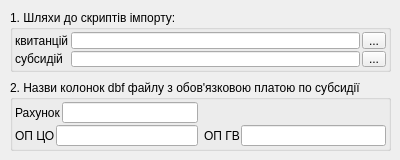
       <widget class="QWidget" name="tab_importData">
        <attribute name="title">
         <string>Імпорт даних</string>
        </attribute>
        <widget class="QGroupBox" name="groupBox_importScriptsPaths">
         <property name="geometry">
          <rect>
           <x>10</x>
           <y>10</y>
           <width>381</width>
           <height>62</height>
          </rect>
         </property>
         <property name="title">
          <string>1. Шляхи до скриптів імпорту:</string>
         </property>
         <layout class="QVBoxLayout">
          <property name="spacing">
           <number>2</number>
          </property>
          <property name="leftMargin">
           <number>2</number>
          </property>
          <property name="topMargin">
           <number>2</number>
          </property>
          <property name="rightMargin">
           <number>2</number>
          </property>
          <property name="bottomMargin">
           <number>2</number>
          </property>
          <item>
           <layout class="QGridLayout">
            <property name="spacing">
             <number>2</number>
            </property>
            <item row="0" column="0">
             <widget class="QLabel" name="label_importKvyt">
              <property name="text">
               <string>квитанцій</string>
              </property>
             </widget>
            </item>
            <item row="0" column="1">
             <widget class="QLineEdit" name="lineEdit_importKvyt"/>
            </item>
            <item row="0" column="2">
             <widget class="QToolButton" name="toolButton_findKvytScript">
              <property name="text">
               <string>...</string>
              </property>
             </widget>
            </item>
            <item row="1" column="0">
             <widget class="QLabel" name="label_importSubs">
              <property name="text">
               <string>субсидій</string>
              </property>
             </widget>
            </item>
            <item row="1" column="1">
             <widget class="QLineEdit" name="lineEdit_importSubs"/>
            </item>
            <item row="1" column="2">
             <widget class="QToolButton" name="toolButton_findSubsScript">
              <property name="text">
               <string>...</string>
              </property>
             </widget>
            </item>
           </layout>
          </item>
         </layout>
        </widget>
        <widget class="QGroupBox" name="groupBox_opColumnNames">
         <property name="geometry">
          <rect>
           <x>10</x>
           <y>80</y>
           <width>381</width>
           <height>71</height>
          </rect>
         </property>
         <property name="title">
          <string>2. Назви колонок dbf файлу з обов'язковою платою по субсидії</string>
         </property>
         <layout class="QGridLayout" name="gridLayout">
          <property name="leftMargin">
           <number>2</number>
          </property>
          <property name="topMargin">
           <number>2</number>
          </property>
          <property name="rightMargin">
           <number>2</number>
          </property>
          <property name="bottomMargin">
           <number>2</number>
          </property>
          <property name="horizontalSpacing">
           <number>6</number>
          </property>
          <property name="verticalSpacing">
           <number>2</number>
          </property>
          <item row="0" column="0">
           <layout class="QHBoxLayout" name="horizontalLayout_6">
            <property name="spacing">
             <number>1</number>
            </property>
            <item>
             <widget class="QLabel" name="label_opRahunok">
              <property name="text">
               <string>Рахунок</string>
              </property>
             </widget>
            </item>
            <item>
             <widget class="QLineEdit" name="lineEdit_opRahunok"/>
            </item>
           </layout>
          </item>
          <item row="0" column="1">
           <spacer name="horizontalSpacer">
            <property name="orientation">
             <enum>Qt::Horizontal</enum>
            </property>
            <property name="sizeHint" stdset="0">
             <size>
              <width>180</width>
              <height>20</height>
             </size>
            </property>
           </spacer>
          </item>
          <item row="1" column="0">
           <layout class="QHBoxLayout" name="horizontalLayout_7">
            <property name="spacing">
             <number>1</number>
            </property>
            <item>
             <widget class="QLabel" name="label_opCO">
              <property name="text">
               <string>ОП ЦО</string>
              </property>
             </widget>
            </item>
            <item>
             <widget class="QLineEdit" name="lineEdit_opCO"/>
            </item>
           </layout>
          </item>
          <item row="1" column="1">
           <layout class="QHBoxLayout" name="horizontalLayout_8">
            <property name="spacing">
             <number>1</number>
            </property>
            <item>
             <widget class="QLabel" name="label_opGV">
              <property name="text">
               <string>ОП ГВ</string>
              </property>
             </widget>
            </item>
            <item>
             <widget class="QLineEdit" name="lineEdit_opGV"/>
            </item>
           </layout>
          </item>
         </layout>
        </widget>
       </widget>
